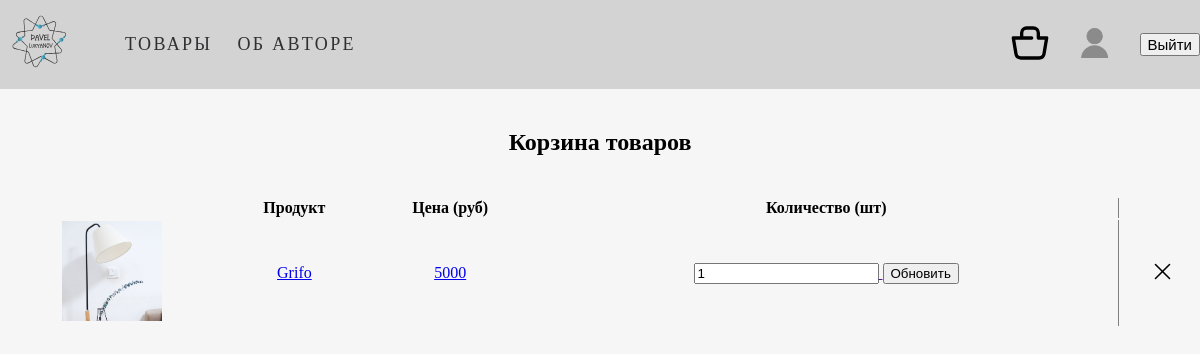
/cart/ (signed in), run on an earlier commit of the app's database.
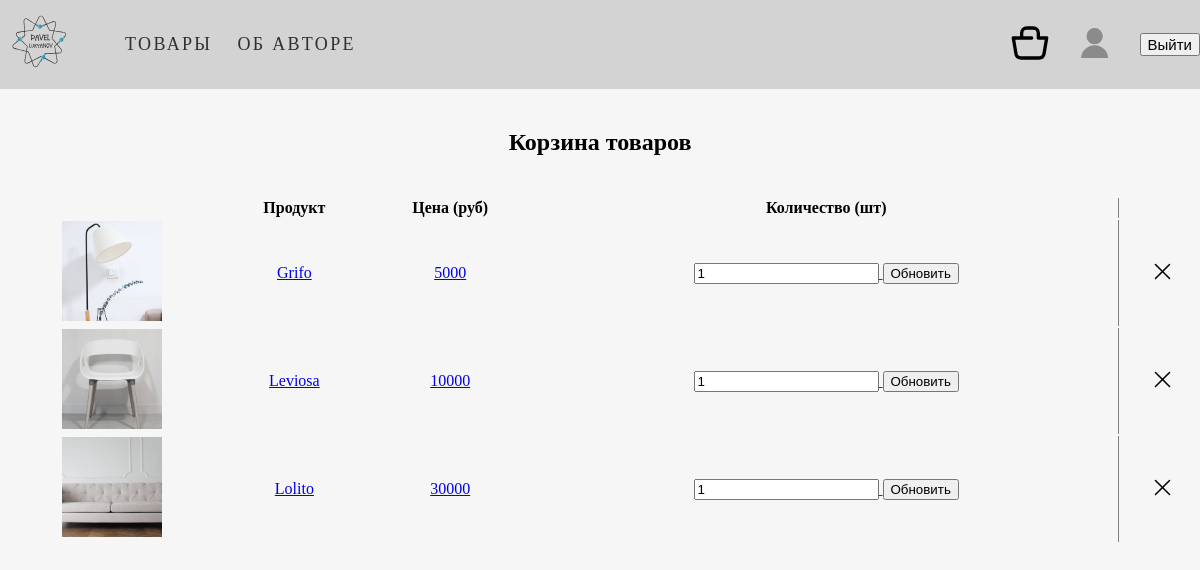
And on a later commit of the database.
### shopping_cart/models.py (models this page shows, shortened)
class ShoppingCart(models.Model):
    product = models.CharField(max_length=50, verbose_name='Наименование')
    price = models.CharField(max_length=20)
    img = models.ImageField(upload_to='main_page/images', null=True)
    quantity = models.PositiveIntegerField(default=1)
    user = models.ForeignKey(User, on_delete=models.CASCADE, null=True)
    class Meta:
        ordering = ('product',)
        verbose_name = 'Корзины'
        verbose_name_plural = 'Корзина'

### shopping_cart/views.py (the view)
# urls.py: path('', views.cart_view, name='cart'),
def cart_view(request):
    cart_items = ShoppingCart.objects.filter(user=request.user)
    total_price = cart_items.aggregate(
        total_price=Sum(ExpressionWrapper(F('price') * F('quantity'),
                                          output_field=DecimalField())))
    return render(request, 'shopping_cart/shopping_cart.html',
                  {'cart_items': cart_items,
                   'total_price': total_price['total_price']})

### templates/shopping_cart/shopping_cart.html (shortened to what this page needs)
{% extends 'main_page/base.html' %}
{% load static %}
{% block css %}
    <link rel="stylesheet" href="{% static 'css/cart.css' %}">
{% endblock %}
{% block content %}
    <h2>Корзина товаров</h2>
    <section class="cart-content container">
        <table class="products-tape">
            <thead>
                <tr class="row-titles">
                    <th class="product-thumbnail">&nbsp;</th>
                    <th class="product-name">Продукт</th>
                    <th class="product-price">Цена (руб)</th>
                    <th class="product-quantity">Количество (шт)</th>
                    <th class="product-remove"></th>
                </tr>
            </thead>
            <tbody>
                {% if cart_items %}
                    {% for item in cart_items %}
                    <tr class="row-titles">
                        <td class="product-thumbnail">
                            <a href="#">
                                <img src="{{ item.img.url }}" alt="{{ item.title }}" height="100" width="100"
                                      class="item-img">
                            </a>
                        </td>
                        <td class="product-name"><a href="#">{{ item.product }}</a></td>
                        <td class="product-price"><a href="#">{{ item.price }}</a></td>
                        <td class="product-quantity">
                            <a href="">
                               <form method="POST" action="{% url 'cart:update_cart' %}" class="update-quantity-form">
                                   <input type="number" name="quantity" value="{{ item.quantity }}">
                                   <button type="submit">Обновить</button>
                               </form>
                            </a>
                        </td>
                        <td class="product-remove">
                            <a href="{% url 'cart:remove_item' item.id %}">
                                <img src="{% static 'shopping_cart/remove-icon.svg' %}" width="25px" height="25px"
                                     alt="Удалить товар">
                            </a>
                        </td>
                    </tr>
                    {% endfor %}
                {% endif %}
            </tbody>
        </table>
    </section>
{% endblock %}

What changed in the data, as far as the page shows it:
added ShoppingCart: img (picture), product "Leviosa", price "10000", quantity "1"
added ShoppingCart: img (picture), product "Lolito", price "30000", quantity "1"
